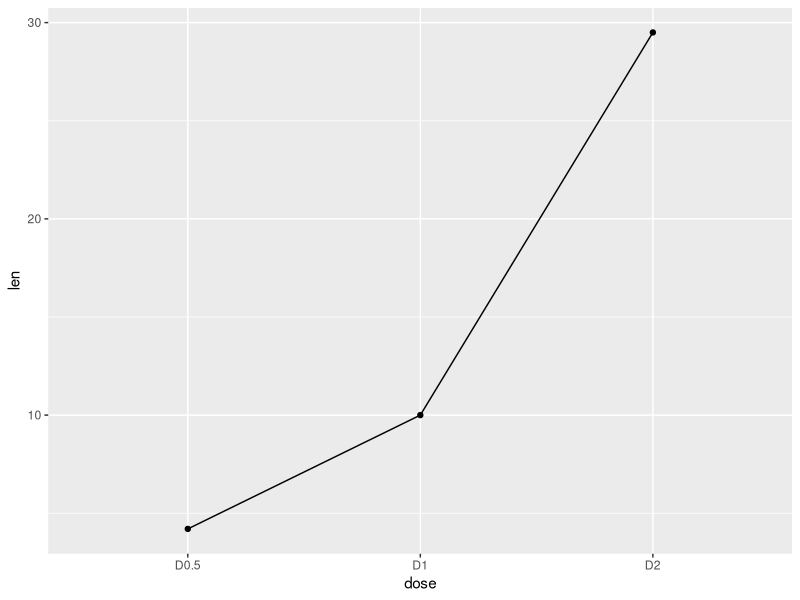
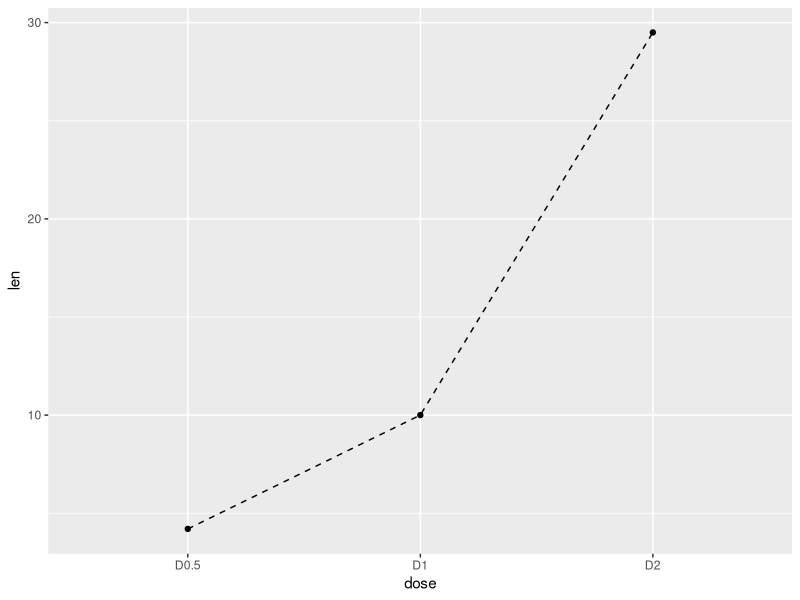
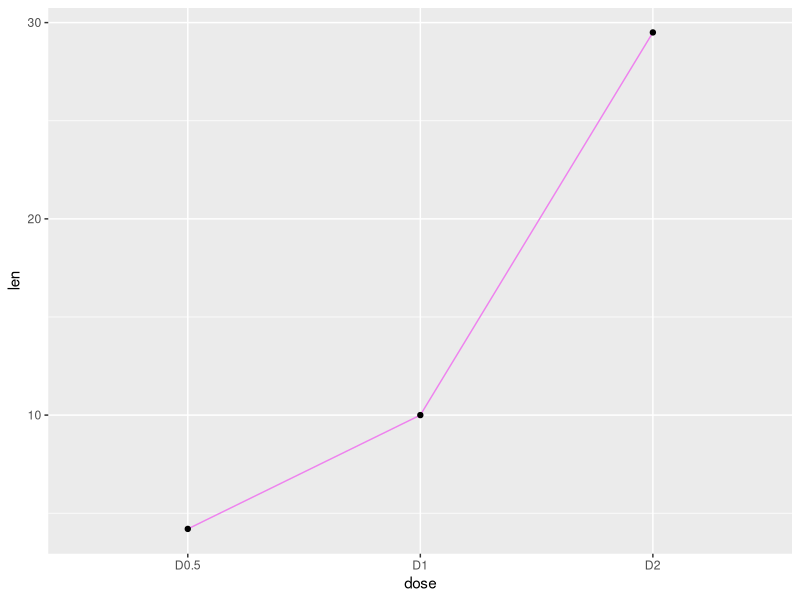

Reproduce these figures in R, in order.
#line graph using ggplot2
library(ggplot2)  
data_frame<- data.frame(dose=c("D0.5", "D1", "D2"),  
                        len=c(4.2, 10, 29.5))  
head(data_frame)  
png(file = "multi ine graph2.jpg")  
ggplot(data=data_frame, aes(x=dose, y=len, group=1)) +geom_line()+geom_point()  
ggplot(data=data_frame, aes(x=dose, y=len, group=1)) +geom_line(linetype = "dashed")+geom_point()  
ggplot(data=data_frame, aes(x=dose, y=len, group=1)) +geom_line(color="violet")+geom_point()  
dev.off()  
